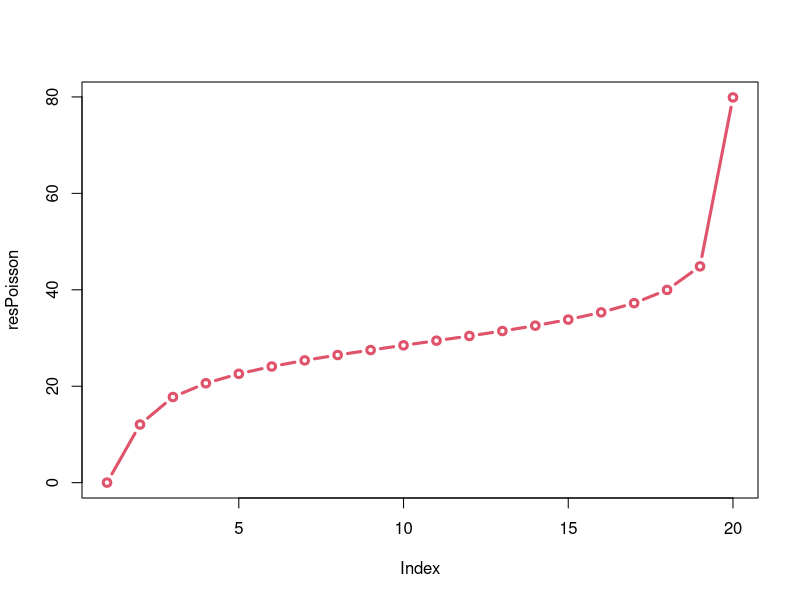
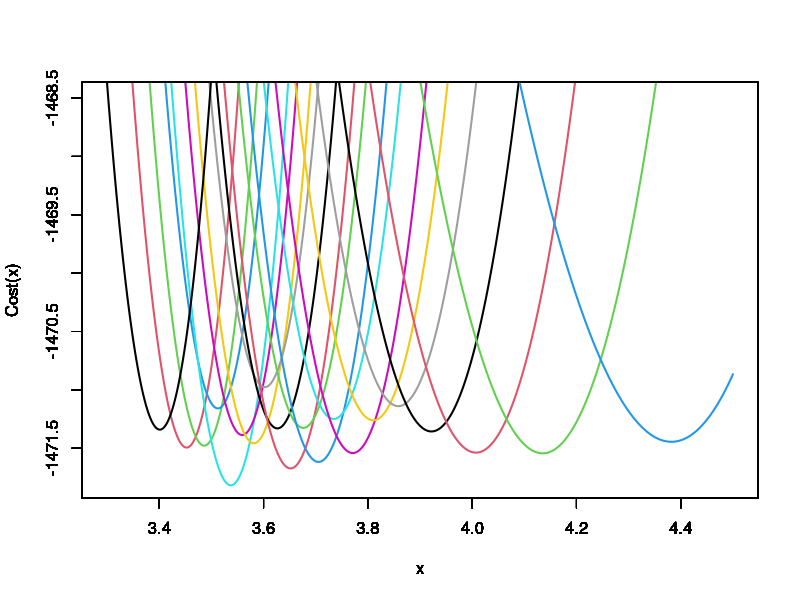

R code for these plots, in order:


n <- 20
Y <- 30


beta <- Y*log(n/(n-1))*9.95/10*n

#### SOLVE = 0
poisson_zero_2 <- function(t, n, x, Y, beta)
{
  (t/n) * x * log(x)  - Y*log(Y) + (Y - (t/n)*x)*log((Y-(t/n)*x)/(1-(t/n))) - beta/n
}

y <- NULL

for(t in 1:(n-1))
{

  poisson_zero_3 <- function(x) poisson_zero_2(t, n, x, Y, beta)

  res <- uniroot(poisson_zero_3, interval = c(0.0001, Y))
  y <- c(y, res$root)
}

y <- c(y, Y)
yy <- diff((1:length(y))*(y))
resPoisson <- c(y[1],yy)

mean(resPoisson)


plot(resPoisson, type = 'b',
     ylim = c(min(resPoisson),max(resPoisson)),
     col = 2, lwd = 3)

round(resPoisson)


##################################################################
##################################################################

ceiling(resPoisson)

#cumy <- ceiling(cumsum(resPoisson))
cumy <- round(cumsum(resPoisson))


l <- 0.3
r <- 3
a <- 3.3
b <- 4.5
plot_data_poisson_noPruning <- function(cumy)
{
  u <- cumy[1]
  const <- u - u * log(u)
  if(cumy[1] == 0){const <- 0}
  x <- log((cumy[n] - cumy[1])/(n-1))
  mini <- (n-1)*exp(x) - (cumy[n] - cumy[1])*x + const

  for(t in 1:(n-1))
  {
    Cost <- function(x)
    {
      u <- cumy[t]/t
      const <- t*(u - u *log(u))
      if(cumy[t] == 0){const <- 0}
      return((n-t)*exp(x) - (cumy[n] - cumy[t])*x + const)
    }

    curve(Cost, n = 1000, col = t+1, from = a, to = b, ylim = c(mini-l, mini+r), lwd = 2)
    par(new = TRUE)
  }
  Cost <- function(x)
  {
    return(n*exp(x) - (cumy[n])*x - beta)
  }
  curve(Cost, n = 1000, col = 1, from = a, to = b, ylim = c(mini-l, mini+r), lwd = 2)
  par(new = FALSE)
}


plot_data_poisson_noPruning(cumy)

















